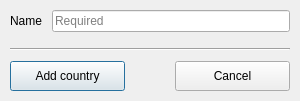
<?xml version="1.0" encoding="UTF-8"?>
<ui version="4.0">
 <class>CountryDialog</class>
 <widget class="QDialog" name="CountryDialog">
  <property name="geometry">
   <rect>
    <x>0</x>
    <y>0</y>
    <width>300</width>
    <height>101</height>
   </rect>
  </property>
  <property name="sizePolicy">
   <sizepolicy hsizetype="Preferred" vsizetype="Fixed">
    <horstretch>0</horstretch>
    <verstretch>0</verstretch>
   </sizepolicy>
  </property>
  <property name="windowTitle">
   <string>New country</string>
  </property>
  <layout class="QVBoxLayout" name="verticalLayout">
   <property name="spacing">
    <number>10</number>
   </property>
   <property name="leftMargin">
    <number>10</number>
   </property>
   <property name="topMargin">
    <number>10</number>
   </property>
   <property name="rightMargin">
    <number>10</number>
   </property>
   <property name="bottomMargin">
    <number>10</number>
   </property>
   <item>
    <layout class="QFormLayout" name="formLayout">
     <property name="horizontalSpacing">
      <number>10</number>
     </property>
     <property name="verticalSpacing">
      <number>10</number>
     </property>
     <item row="0" column="0">
      <widget class="QLabel" name="nameLabel">
       <property name="text">
        <string>Name</string>
       </property>
      </widget>
     </item>
     <item row="0" column="1">
      <widget class="QLineEdit" name="nameLineEdit">
       <property name="sizePolicy">
        <sizepolicy hsizetype="MinimumExpanding" vsizetype="Fixed">
         <horstretch>0</horstretch>
         <verstretch>0</verstretch>
        </sizepolicy>
       </property>
       <property name="minimumSize">
        <size>
         <width>150</width>
         <height>0</height>
        </size>
       </property>
       <property name="placeholderText">
        <string>Required</string>
       </property>
      </widget>
     </item>
    </layout>
   </item>
   <item>
    <widget class="Line" name="bottomLine">
     <property name="orientation">
      <enum>Qt::Horizontal</enum>
     </property>
    </widget>
   </item>
   <item>
    <layout class="QHBoxLayout" name="bottomButtonLayout">
     <property name="spacing">
      <number>50</number>
     </property>
     <item>
      <widget class="QPushButton" name="okButton">
       <property name="sizePolicy">
        <sizepolicy hsizetype="MinimumExpanding" vsizetype="Fixed">
         <horstretch>0</horstretch>
         <verstretch>0</verstretch>
        </sizepolicy>
       </property>
       <property name="minimumSize">
        <size>
         <width>100</width>
         <height>30</height>
        </size>
       </property>
       <property name="text">
        <string>Add country</string>
       </property>
      </widget>
     </item>
     <item>
      <widget class="QPushButton" name="cancelButton">
       <property name="sizePolicy">
        <sizepolicy hsizetype="MinimumExpanding" vsizetype="Fixed">
         <horstretch>0</horstretch>
         <verstretch>0</verstretch>
        </sizepolicy>
       </property>
       <property name="minimumSize">
        <size>
         <width>100</width>
         <height>30</height>
        </size>
       </property>
       <property name="text">
        <string>Cancel</string>
       </property>
      </widget>
     </item>
    </layout>
   </item>
  </layout>
 </widget>
 <resources/>
 <connections/>
</ui>
